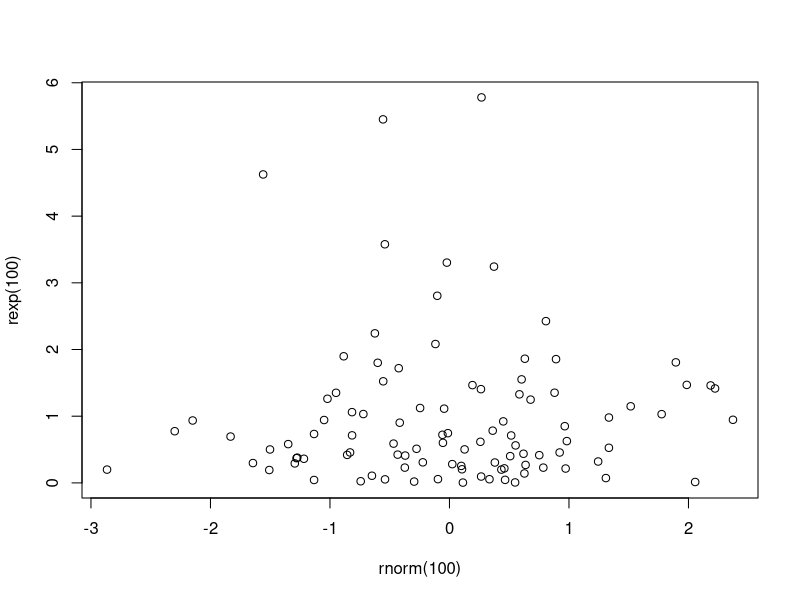

This chart was generated by the following R code: (Note: this script raises an error after producing the figure.)
## ---- chunk 1
knitr::opts_chunk$set(echo = TRUE)
## ---- chunk 2
print("What you see is what you get")
## ---- chunk 3
print("Where did this come from?")
## ---- chunk 4
print("Nope")
## ---- chunk 5
library(stats)
## ---- chunk 6
plot(rnorm(100), rexp(100))
## ---- chunk 7
sqrt("Can't take a square root of a string")
## ---- chunk 8
cars %>% head(10)
